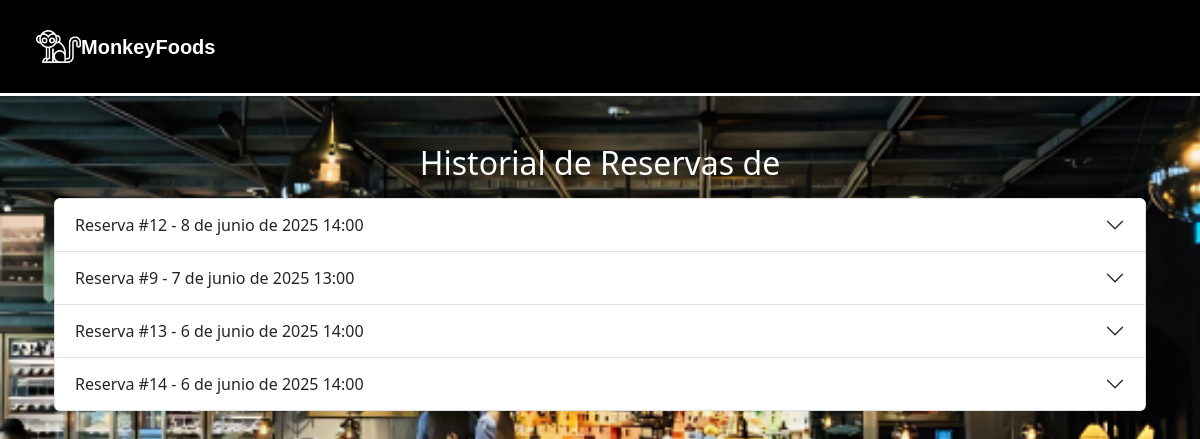
Page /reservas_mesero/ on the committed database.
### apps/reservas/models.py (models this page shows, shortened)
class Reserva(models.Model):
    ESTADOS_RESERVA = (
        ('borrador', 'Borrador'),
        ('completada', 'Completada'),
    )
    id_reserva = models.CharField(max_length=12, unique=True, editable=False)
    cliente = models.ForeignKey(settings.AUTH_USER_MODEL, on_delete=models.CASCADE)
    nombre_reserva = models.CharField(max_length=100)
    fecha = models.DateField()
    hora = models.TimeField()
    telefono = models.CharField(max_length=20)
    comensales = models.PositiveIntegerField(default=1)
    abono = models.DecimalField(max_digits=8, decimal_places=2)
    mesas = models.ManyToManyField('Mesa')
    menu = models.ForeignKey(Menu, on_delete=models.SET_NULL, null=True, blank=True)  #modelo menú
    zona = models.ForeignKey('Zona', on_delete=models.CASCADE, null=True, blank=True)
    estado = models.CharField(max_length=20, choices=ESTADOS_RESERVA, default='borrador')

### apps/reservas_mesero/views.py (the view)
# urls.py: path('', views.reservas_mesero, name='reservas_mesero'),
def reservas_mesero(request):
    reservas = Reserva.objects.select_related('cliente').order_by('-fecha', '-hora')
    return render(request, 'reservas/historial_usuario_admin.html', {
        'reservas': reservas
    })

### apps/reservas/templates/reservas/historial_usuario_admin.html (shortened to what this page needs)
{% extends 'base.html' %}
{% load static %}
{% block content %}
<div class="form-container">
  <div class="container mb-2">
    <h2 class="text-white text-center mb-3">Historial de Reservas de {{ usuario.username }}</h2>
    <div class="accordion" id="accordionReservas">
      {% for reserva in reservas %}
      <div class="accordion-item">
        <h2 class="accordion-header" id="heading{{ reserva.id }}">
          <button class="accordion-button collapsed" type="button" data-bs-toggle="collapse" data-bs-target="#collapse{{ reserva.id }}">
            Reserva #{{ reserva.id }} - {{ reserva.fecha }} {{ reserva.hora }}
          </button>
        </h2>
      </div>
      {% empty %}
      <p class="text-center" style="font-size: 18px; color: grey; font-style: italic;">Este usuario no tiene reservas registradas.</p>
      {% endfor %}
    </div>
  </div>
</div>
{% endblock %}

### apps/registrar/static/registrar/css/styles.css (style rules this page uses)
.body-fondo { background-image: url(../img/fondo.png); background-size: cover; background-position: cover; background-repeat: no-repeat; background-attachment: fixed; }

### rows in the picture
Reserva: id "12", fecha "8 de junio de 2025", hora "14:00"
Reserva: id "9", fecha "7 de junio de 2025", hora "13:00"
Reserva: id "13", fecha "6 de junio de 2025", hora "14:00"
Reserva: id "14", fecha "6 de junio de 2025", hora "14:00"
